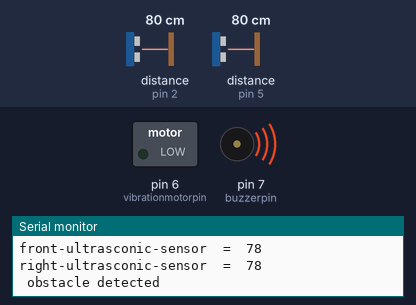
A sketch run on a simulated Arduino Uno, built with avr-gcc and run on an emulated ATmega328P. Parts: switched loads named in the sketch (green lamp = pin HIGH), buzzer (waves = sounding), the last lines printed to the serial monitor. Wiring (inferred from the names in the program): 2 × ultrasonic range finder: trigger pin 3, echo pin 2 / trigger pin 4, echo pin 5. The inputs (shaded band) are chosen by the test bench; at power-on: distance to the obstacle (sensors on pin 2, pin 5) 80 cm. The echo pulse lasts 58.3 µs per cm; pins used as bus, display or sensor lines are not drawn.

Above: at 0.08 s.
At 1.27 s:
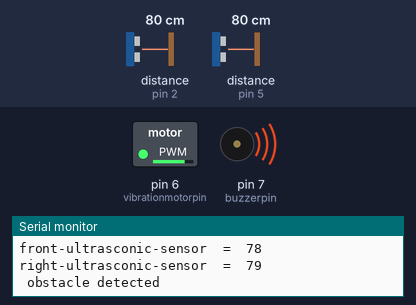
1.3 s: distance to the obstacle (sensor on pin 2) set to 4 cm
4.3 s: distance to the obstacle (sensor on pin 5) set to 2 cm
7.3 s: distance to the obstacle (sensor on pin 2) set to 18 cm
10.3 s: distance to the obstacle (sensor on pin 5) set to 18 cm
Timing chart, 0 to 14.3 s (numbered marks = the images above; inputs shaded):
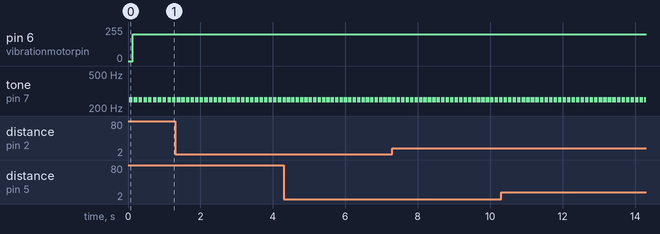

The sketch:

Multiple-ultrasconic-sensors.ino
```cpp
#define trigPin1 3
#define echoPin1 2
#define trigPin2 4
#define echoPin2 5
#define buzzerpin 7
#define vibrationmotorpin 6
long duration, distance, RightSensor,BackSensor,FrontSensor,LeftSensor,vibrationmotorvalue;

void setup()
{
Serial.begin (9600);
pinMode(trigPin1, OUTPUT);
pinMode(echoPin1, INPUT);
pinMode(trigPin2, OUTPUT);
pinMode(echoPin2, INPUT);
pinMode(buzzerpin,OUTPUT);
pinMode(vibrationmotorpin,OUTPUT);
vibrationmotorvalue = 0;
}

void loop() {
SonarSensor(trigPin1, echoPin1);
RightSensor = distance;
SonarSensor(trigPin2, echoPin2);
LeftSensor = distance;
Serial.print("front-ultrasconic-sensor  =  ");
Serial.println(LeftSensor);
Serial.print("right-ultrasconic-sensor  =  ");
Serial.println(RightSensor);
if(RightSensor <= 78 || LeftSensor <= 78){
    Serial.println(" obstacle detected");
    vibrationmotorvalue = 200;
    ActivateBuzzer();
  }else{
    noTone(buzzerpin);
    vibrationmotorvalue = 0;
    analogWrite(vibrationmotorpin, vibrationmotorvalue);
  }
}

void SonarSensor(int trigPin,int echoPin)
{
digitalWrite(trigPin, LOW);
delayMicroseconds(2);
digitalWrite(trigPin, HIGH);
delayMicroseconds(10);
digitalWrite(trigPin, LOW);
duration = pulseIn(echoPin, HIGH);
distance= duration*0.034/2;
}

void ActivateBuzzer(){
 tone(buzzerpin,250);
delay(100);
noTone(buzzerpin);
analogWrite(vibrationmotorpin, vibrationmotorvalue);
 //delay(100);
}
```

Measured:
- by itself, tone on pin 7 (buzzerpin): alternates 250 Hz for 0.10 s and silent for 0.03 s
